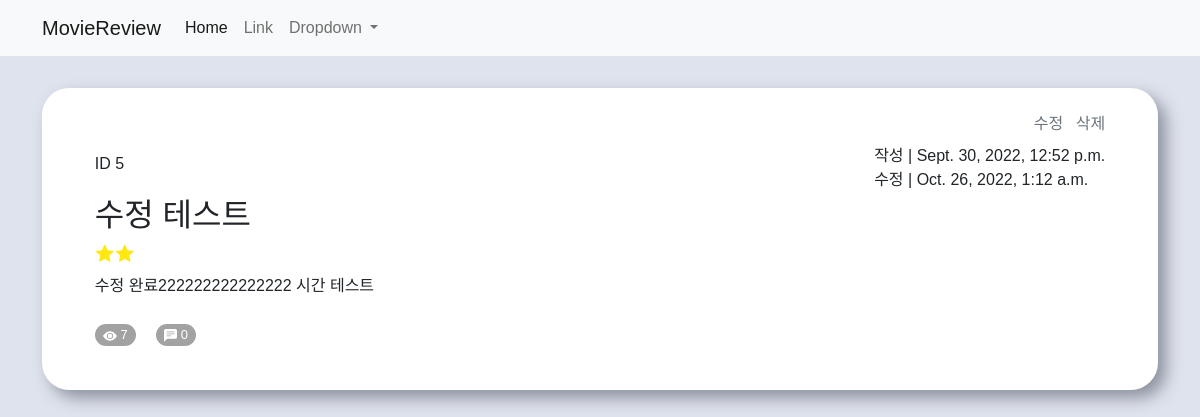
The app's page /movie/content/5 with its own data.
### movie/models.py (models this page shows)
class Review(models.Model):
    title = models.CharField(max_length = 80)
    content = models.TextField()
    created_at = models.DateTimeField(auto_now_add = True)
    updated_at = models.DateTimeField(auto_now = True)
    hits = models.IntegerField(default = 0)
    star = models.CharField(max_length = 10, default = '⭐⭐⭐⭐⭐')

### movie/views.py (the view)
# urls.py: path('content/<int:pk>', views.content, name='content'),
def content(request, pk):
    review = Review.objects.get(pk=pk)
    review.hits += 1
    review.save()
    context = {
        'review': review,
    }
    return render(request, 'movie/content.html', context)

### movie/templates/movie/content.html (shortened to what this page needs)
{% extends 'base.html' %}
{% block content %}
<div class="content-cont pt-4">
  <div class="mb-1 d-flex justify-content-between align-items-center">
    <p class="d-inline-block me-2 align-self-end">ID {{ review.pk }}</p>
    <div>
      <div class="mb-2" style="text-align: right;">
        <a href="{% url 'movie:edit' review.pk %}" class="me-2 text-secondary">수정</a>
        <a href="{% url 'movie:delete' review.pk %}" class="text-secondary" onclick="return confirm('삭제하시겠습니까?');" id="del">삭제</a>
      </div>
      <div>
        <p class="m-0">작성 | {{ review.created_at }}</p>
        <p class="m-0">수정 | {{ review.updated_at }}</p>
      </div>
    </div>
  </div>
  <div>
    <div class="d-flex justify-content-between">
      <h1 class="mb-2 fs-2 d-inline-block">{{ review.title }}</h1>
    </div>
    <p class="mb-2 index-star">{{ review.star }}</p>
    <p class="mb-4">{{ review.content }}</p>
  </div>
  <div>
    <div class="mybtn">
      <svg xmlns="http://www.w3.org/2000/svg" width="14" height="14" fill="currentColor" class="bi bi-eye-fill" viewBox="0 0 16 16">
        <path d="M10.5 8a2.5 2.5 0 1 1-5 0 2.5 2.5 0 0 1 5 0z"/>
        <path d="M0 8s3-5.5 8-5.5S16 8 16 8s-3 5.5-8 5.5S0 8 0 8zm8 3.5a3.5 3.5 0 1 0 0-7 3.5 3.5 0 0 0 0 7z"/>
      </svg> {{ review.hits }}
    </div>
    <div class="mybtn">
       0
    </div>
  </div>
</div>
{% endblock %}

### static/css/style.css (style rules this page uses)
* { font-family: 'Noto Sans KR', sans-serif; }
a { color: black; text-decoration: none; }
.content-cont { width: 100%; height: 100%; margin-top: 2rem; padding: 2.7rem 3.3rem; border-radius: 1.7rem; background-color:rgb(255, 255, 255); box-shadow: 0.5rem 0.5rem 1rem rgba(60, 67, 84, 0.5); }
.index-star { color: transparent; text-shadow: 0 0 0 rgb(255, 231, 15); }
.mybtn { display: inline-block; padding: 0.06rem 0.5rem 0.1rem; margin-right: 1rem; vertical-align: middle; border-radius: 1rem; background-color: rgb(162, 162, 163); color: white; font-size: 13px; }

### records on screen
Review: pk "5", created_at "Sept. 30, 2022, 12:52 p.m.", updated_at "Oct. 26, 2022, 1:12 a.m.", title "수정 테스트", content "수정 완료222222222222222 시간 테스트", hits "7"
